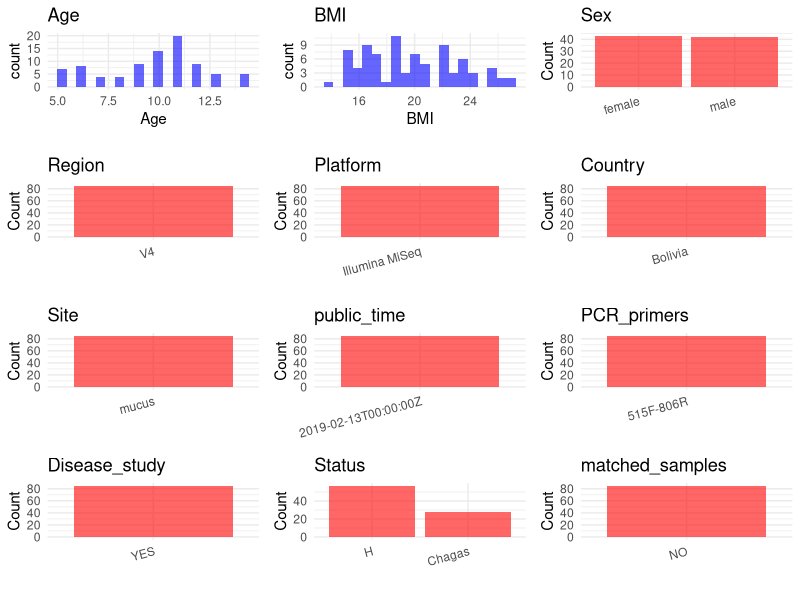

R code for this plot: (Note: this script raises an error after producing the figure.)
## ---- chunk 1
# Load necessary libraries
library(dplyr)
library(ggplot2)
library(cowplot)

# Set working directory (update this path to your local directory)
setwd("D:/metadata/PRJEB31199")

# Read the initial metadata files
initial_meta<-read.csv("SraRunTable.csv",header = T)

# Combine the two metadata files
#meta <- rbind(initial_meta, initial_meta1)

#Remove entries non-oral samples
#initial_meta <- subset(initial_meta, Organism == "human oral metagenome")

# Check the number of samples containing "HT" in Sample.Name (e.g., healthy controls)
#nrow(subset(meta, grepl("HT", Sample.Name)))

# Display the first few rows of the metadata
head(initial_meta)
## ---- chunk 2
# Create a uniform metadata dataframe
metadata <- data.frame(
  BioProject = initial_meta$BioProject,
  Run = initial_meta$Run,
  sample_name = initial_meta$Sample.Name,
  Age = initial_meta$Host_age,
  BMI = initial_meta$host_body_mass_index,
  Sex= initial_meta$sex,
  Region = "V4",
  Platform = initial_meta$Instrument,
  Country = initial_meta$geo_loc_name_country,
  Site = initial_meta$env_material,
  public_time = initial_meta$ReleaseDate,
  stringsAsFactors = FALSE
)
## ---- chunk 3
# Add information obtained from the publication
metadata$PCR_primers <- "515F-806R"
metadata$title <- "The fecal oral and skin microbiota of children with Chagas disease treated with benznidazole"
metadata$Disease_study <- "YES"
# Assign disease status based on sample_name patterns
#metadata$Status<-"NA"

#extract subject id by remove prefix of sample_name

metadata <- metadata %>%
  mutate(Status = case_when(
    initial_meta$medical_conditions == "Negative Chagas" ~ "H",
    initial_meta$medical_conditions == "Chronic Chagas" ~ "Chagas"
  ))
keep_subjects <- unique(subset(metadata, Site == "mucus")$sample_name)
metadata <- subset(metadata, sample_name %in% keep_subjects)

sample_counts <- table(metadata$sample_name)

metadata$matched_samples <-
  ifelse(metadata$sample_name %in% names(sample_counts[sample_counts >= 2]),
         "YES", "NO")

cat("Subjects retained:", length(unique(metadata$sample_name)), "\n")
cat("Matched samples distribution:\n")
table(metadata$matched_samples)
cat("Sample distribution by Site:\n")
table(metadata$Site)
## ---- chunk 4
# Check the number of unique runs and sample names
print(paste("Number of unique runs:", length(unique(metadata$Run))))
print(paste("Number of unique sample names:", length(unique(metadata$sample_name))))
## ---- chunk 5
# Select columns for visualization
plot_data <- metadata %>%
  select(-BioProject, -Run, -sample_name, -title)

# Function to create simple plots for each column
create_simple_plots <- function(data) {
  plots <- list()
  
  for (col in colnames(data)) {
    # Check if the column is all NA
    if (all(is.na(data[[col]]))) {
      # Create an empty plot with text indicating all NA
      p <- ggplot() +
        annotate("text", x = 0.5, y = 0.5, label = "this column is NA", size = 6) +
        labs(title = col) +
        theme_void()
    } else if (is.numeric(data[[col]])) {
      # Numeric variable: histogram
      p <- ggplot(data, aes(x = .data[[col]])) +
        geom_histogram(fill = "blue", alpha = 0.6, bins = 20, na.rm = TRUE) +
        labs(title = col) +
        theme_minimal()
    } else {
      # Categorical variable: bar plot (remove NA values)
      count_data <- as.data.frame(table(data[[col]], useNA = "ifany"))
      p <- ggplot(count_data, aes(x = reorder(Var1, -Freq), y = Freq)) +
        geom_col(fill = "red", alpha = 0.6) +
        labs(title = col, x = NULL, y = "Count") +
        theme_minimal() +
        theme(axis.text.x = element_text(angle = 15, hjust = 1))
    }
    plots[[col]] <- p
  }
  
  return(plots)
}

# Generate and arrange plots
plots <- create_simple_plots(plot_data)
p<-plot_grid(plots$Age, 
          plots$BMI, 
          plots$Sex, 
          plots$Region, 
          plots$Platform, 
          plots$Country, 
          plots$Site,
          plots$public_time, 
          plots$PCR_primers,
          plots$Disease_study,
          plots$Status,
          plots$matched_samples,# add 
          ncol = 3, align = "hv", axis = "lb")
ggsave("Metadata_Summary.png", plot = p, width = 8, height = 6, dpi = 150)
## ---- chunk 6
knitr::include_graphics("metadata_summary.png")
## ---- chunk 7
# Reorder columns to match the desired format
metadata <- metadata[, c(
  "BioProject", "Run", "sample_name", "Age", "BMI", "Sex", 
  "Region", "Platform", "Country", "Site", "public_time", 
  "PCR_primers", "title", "Disease_study", "Status","matched_samples"
)]

# Export the uniform metadata to a CSV file
write.csv(metadata, file = "metadata.csv", quote = FALSE)
head(metadata)
